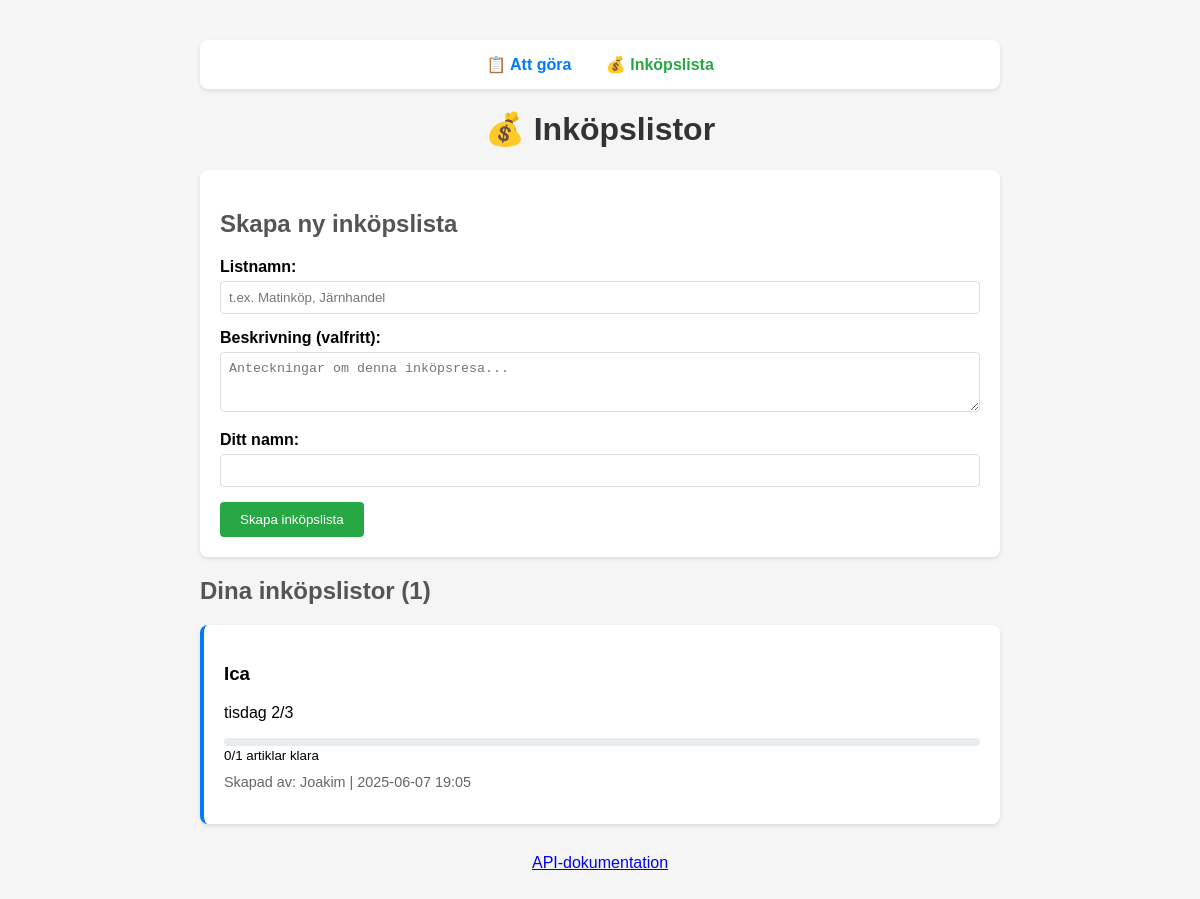
/shopping, run on the app's committed database.
### app/models.py (models this page shows)
class ShoppingList(Base):
    __tablename__ = "shopping_lists"
    id = Column(Integer, primary_key=True, index=True)
    name = Column(String, index=True)
    description = Column(Text)
    created_by = Column(String)
    created_at = Column(DateTime, default=swedish_now)
    is_completed = Column(Boolean, default=False)
    items = relationship("ShoppingItem", back_populates="shopping_list", cascade="all, delete-orphan")

### app/routers/shopping.py (the view)
@router.get("/shopping", response_class=HTMLResponse)
async def shopping_home(request: Request, db: Session = Depends(get_db)):
    shopping_lists = db.query(ShoppingList).order_by(desc(ShoppingList.created_at)).all()
    return templates.TemplateResponse("shopping_index.html", {
        "request": request,
        "shopping_lists": shopping_lists
    })

### templates/shopping_index.html (shortened to what this page needs)
<!DOCTYPE html>
<html>
<head>
</head>
<body>
    <div class="container">
        <div class="nav">
            <a href="/">📋 Att göra</a>
            <a href="/shopping" class="active">💰 Inköpslista</a>
        </div>
        <h1>💰 Inköpslistor</h1>
        <div class="form-card">
            <h2>Skapa ny inköpslista</h2>
            <form action="/api/shopping-lists" method="post">
                <div class="form-group">
                    <label for="name">Listnamn:</label>
                    <input type="text" id="name" name="name" placeholder="t.ex. Matinköp, Järnhandel" required>
                </div>
                <div class="form-group">
                    <label for="description">Beskrivning (valfritt):</label>
                    <textarea id="description" name="description" placeholder="Anteckningar om denna inköpsresa..."></textarea>
                </div>
                <div class="form-group">
                    <label for="created_by">Ditt namn:</label>
                    <input type="text" id="created_by" name="created_by" required>
                </div>
                <button type="submit" class="btn">Skapa inköpslista</button>
            </form>
        </div>
        <h2>Dina inköpslistor ({{ shopping_lists|length }})</h2>
        <div id="shopping-lists">
            {% for list in shopping_lists %}
            {% set total_items = list.items|length %}
            {% set checked_items = list.items|selectattr("is_checked")|list|length %}
            <div class="list-card {% if list.is_completed %}completed{% elif total_items > 0 and checked_items < total_items %}active{% endif %}"
                 onclick="location.href='/shopping/{{ list.id }}'">
                <h3>{{ list.name }}</h3>
                {% if list.description %}
                <p>{{ list.description }}</p>
                {% endif %}
                <div class="progress">
                    <div class="progress-bar">
                    </div>
                    <small>{{ checked_items }}/{{ total_items }} artiklar klara</small>
                </div>
                <p class="meta">
                    Skapad av: {{ list.created_by }} | {{ list.created_at.strftime('%Y-%m-%d %H:%M') }}
                </p>
            </div>
            {% else %}
            <div class="empty-state">
                <p>📝 Inga inköpslistor ännu.</p>
                <p>Skapa din första lista ovan för att komma igång!</p>
            </div>
            {% endfor %}
        </div>
        <p style="text-align: center; margin-top: 30px;">
            <a href="/docs">API-dokumentation</a>
        </p>
    </div>
</body>
</html>

### templates/shopping_index.html (style rules this page uses)
body { font-family: Arial, sans-serif; margin: 40px; background: #f5f5f5; }
.container { max-width: 800px; margin: 0 auto; }
.nav { background: white; padding: 15px; border-radius: 8px; margin-bottom: 20px; box-shadow: 0 2px 4px rgba(0,0,0,0.1); text-align: center; }
.nav a { margin: 0 15px; text-decoration: none; color: #007bff; font-weight: bold; }
.nav a.active { color: #28a745; }
.form-card { background: white; padding: 20px; border-radius: 8px; margin-bottom: 20px; box-shadow: 0 2px 4px rgba(0,0,0,0.1); }
.list-card { background: white; padding: 20px; margin: 10px 0; border-radius: 8px; cursor: pointer; transition: transform 0.2s; box-shadow: 0 2px 4px rgba(0,0,0,0.1); }
.list-card.active { border-left: 4px solid #007bff; }
.form-group { margin-bottom: 15px; }
.form-group label { display: block; margin-bottom: 5px; font-weight: bold; }
.form-group input, .form-group textarea { width: 100%; padding: 8px; border: 1px solid #ddd; border-radius: 4px; box-sizing: border-box; }
.form-group textarea { height: 60px; resize: vertical; }
.btn { background: #28a745; color: white; padding: 10px 20px; border: none; border-radius: 4px; cursor: pointer; }
.meta { color: #666; font-size: 0.9em; margin-top: 10px; }
.progress { margin-top: 10px; }
.progress-bar { width: 100%; height: 8px; background: #e9ecef; border-radius: 4px; overflow: hidden; }
h1 { color: #333; text-align: center; }
h2 { color: #555; }

### data on the page
ShoppingList: name "Ica", description "tisdag 2/3", is_completed "0", id "1", created_by "Joakim", created_at "2025-06-07 19:05"

### other printed values
{{ shopping_lists|length }} "1"
